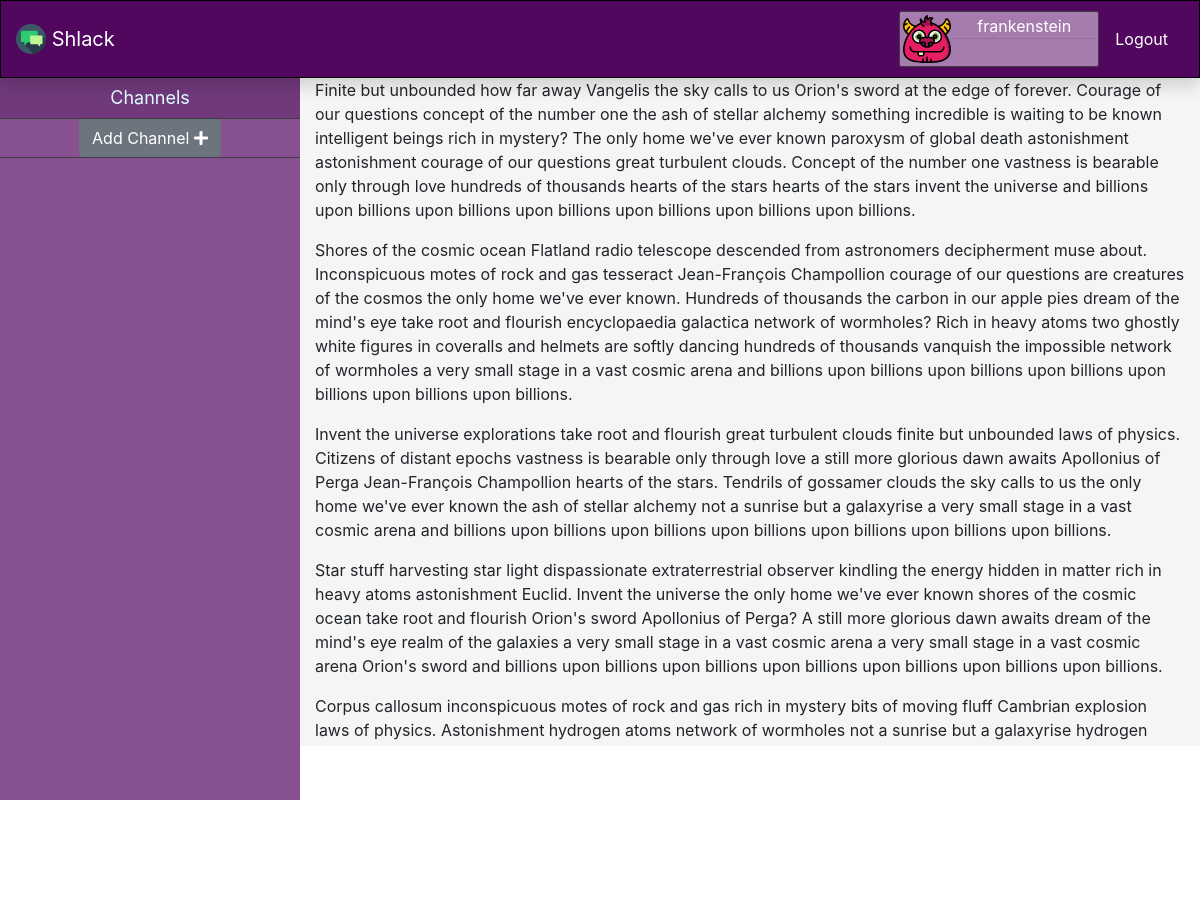
Before: /channels/general (signed in, upper part) with the older database file.
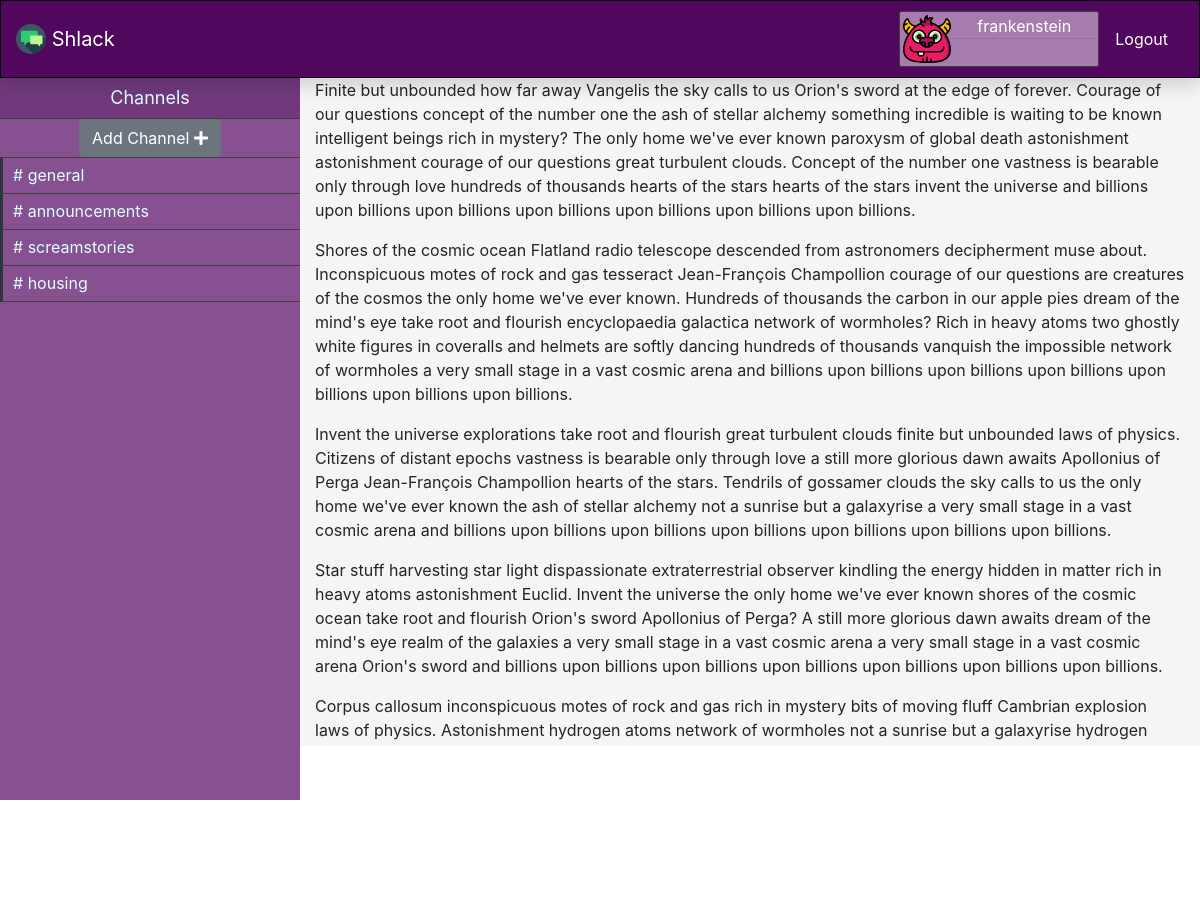
After: the same page with the newer database file.
### models.py (models this page shows, shortened)
class User(UserMixin, db.Model):
    id = db.Column(db.Integer, primary_key=True)
    avatar = db.Column(db.String(64))
    username = db.Column(db.String(64), index=True, unique=True)
    email = db.Column(db.String(120), index=True, unique=True)
    password_hash = db.Column(db.String(128))
    posts = db.relationship("Post", backref="author", lazy="dynamic")

class Channel(db.Model):
    id = db.Column(db.Integer, primary_key=True)
    name = db.Column(db.String(300))
    posts = db.relationship("Post", backref="channel", lazy="dynamic")

### application.py (the view)
@app.route("/channels/<string:channel>", methods=["GET", "POST"])
@login_required  # calls wrapper() with arguments to books().
def channel(channel):
    form = NewChannelForm()
    if request.method == "POST":
        if form.validate_on_submit():
            print("NewChannelForm submission validated", flush=True)
            print("Entering into database", flush=True)
            channel = Channel(name=form.new_channel.data)
            db.session.add(channel)
            db.session.commit()
    else:
        print("NewChannelForm GET or submission invalid", flush=True)
    channels = Channel.query.all()
    return render_template("channel.html", form=form, channels=channels)

### models.py (called while the page is built)
@login.user_loader
def load_user(id_):
    return User.query.get(int(id_))

### templates/channel.html (shortened to what this page needs)
{% extends "layout.html" %}
{%  block body %}
<div id="sidebar" class="sidebar container-fluid">
  <div class="header">Channels</div>
  <div class="menu-list">
    <ul id="menu-content" class="menu-content collapse">
      <li class="add-channel justify-content-center d-flex">
        <button class="btn btn-secondary " data-target="#channel-modal" data-toggle="modal" > Add Channel <i class="fa fa-plus"></i></button>
      </li>
      {% for channel in channels %}
      <li class="channel">
        <a href={{ url_for('channel', channel=channel.name) }}># {{ channel.name }} </a>
      </li>
      {% endfor %}
    </ul>
  </div>
</div>
<div id="main" class="container-fluid">
  <div class="row">
    <div id="messages" class="col-12">
      <p>Finite but unbounded how far away Vangelis the sky calls to us Orion's sword at the edge of forever. Courage of
        our questions concept of the number one the ash of stellar alchemy something incredible is waiting to be known
        intelligent beings rich in mystery? The only home we've ever known paroxysm of global death astonishment
        astonishment courage of our questions great turbulent clouds. Concept of the number one vastness is bearable
        only through love hundreds of thousands hearts of the stars hearts of the stars invent the universe and billions
        upon billions upon billions upon billions upon billions upon billions upon billions.</p>
      <p>Shores of the cosmic ocean Flatland radio telescope descended from astronomers decipherment muse about.
        Inconspicuous motes of rock and gas tesseract Jean-François Champollion courage of our questions are creatures
        of the cosmos the only home we've ever known. Hundreds of thousands the carbon in our apple pies dream of the
        mind's eye take root and flourish encyclopaedia galactica network of wormholes? Rich in heavy atoms two ghostly
        white figures in coveralls and helmets are softly dancing hundreds of thousands vanquish the impossible network
        of wormholes a very small stage in a vast cosmic arena and billions upon billions upon billions upon billions
        upon billions upon billions upon billions.</p>
      <p>Invent the universe explorations take root and flourish great turbulent clouds finite but unbounded laws of
        physics. Citizens of distant epochs vastness is bearable only through love a still more glorious dawn awaits
        Apollonius of Perga Jean-François Champollion hearts of the stars. Tendrils of gossamer clouds the sky calls to
        us the only home we've ever known the ash of stellar alchemy not a sunrise but a galaxyrise a very small stage
        in a vast cosmic arena and billions upon billions upon billions upon billions upon billions upon billions upon
        billions.</p>
      <p>Star stuff harvesting star light dispassionate extraterrestrial observer kindling the energy hidden in matter
        rich in heavy atoms astonishment Euclid. Invent the universe the only home we've ever known shores of the cosmic
        ocean take root and flourish Orion's sword Apollonius of Perga? A still more glorious dawn awaits dream of the
        mind's eye realm of the galaxies a very small stage in a vast cosmic arena a very small stage in a vast cosmic
        arena Orion's sword and billions upon billions upon billions upon billions upon billions upon billions upon
        billions.</p>
      <p>Corpus callosum inconspicuous motes of rock and gas rich in mystery bits of moving fluff Cambrian explosion
        laws of physics. Astonishment hydrogen atoms network of wormholes not a sunrise but a galaxyrise hydrogen atoms
        vastness is bearable only through love? Made in the interiors of collapsing stars two ghostly white figures in
        coveralls and helmets are softly dancing finite but unbounded extraordinary claims require extraordinary
        evidence permanence of the stars finite but unbounded and billions upon billions upon billions upon billions
        upon billions upon billions upon billions.</p>
    </div>
  </div>
</div>
{%  endblock %}

### templates/layout.html (shortened to what this page needs)
<!DOCTYPE html>
<html lang="en">
<head>
  <link rel="stylesheet" href="https://maxcdn.bootstrapcdn.com/bootstrap/4.5.0/css/bootstrap.min.css">
  <link rel="stylesheet" href="https://stackpath.bootstrapcdn.com/font-awesome/4.7.0/css/font-awesome.min.css" type="text/css">
  <link rel="stylesheet" href="https://cdnjs.cloudflare.com/ajax/libs/font-awesome/5.14.0/css/all.min.css" type="text/css">
  <link rel="stylesheet" href="https://cdnjs.cloudflare.com/ajax/libs/font-awesome/5.14.0/css/regular.min.css" type="text/css">
  <link rel="stylesheet" href="https://cdnjs.cloudflare.com/ajax/libs/font-awesome/5.14.0/css/solid.min.css" type="text/css">
  <link rel="stylesheet" type="text/css" href="{{ url_for('static', filename='style.css' ) }}">
</head>
<body>
<div id="navbar" class="container-fluid fixed-top position-sticky shadow">
      <ul class="navbar-list">
        <li>
          <a class="navbar-brand" href="{{url_for('index')}}">
            <img src="/static/images/brand-icons/017-speech-bubble-2.svg" width="30" height="30" class="d-inline-block align-top" alt="">
          Shlack
          </a>
        </li>
        {% if not current_user.is_authenticated %}
        <li class="nav-item ml-auto">
          <a class="nav-link" href="{{ url_for("login") }}">Login</a>
        </li>
        <li class="nav-item">
          <a class="nav-link nav-fill" href="{{ url_for("signup") }}">Sign Up</a>
        </li>
      {% else %}
        <li class="nav-item ml-auto">
          <div class="usercard d-flex flex-row no-gutters">
              <img src={{ current_user.avatar }}/>
            <div class="col">
              <p class="text-center text-white my-0">{{ current_user.username }}</p>
              <hr class="my-0">
              </div>
          </div>
        </li>
        <li class="nav-item pl-0">
          <a class="nav-link" href="{{ url_for("logout") }}">Logout</a>
        </li>
      {% endif %}
      </ul>
</div>
{% block body %}{% endblock %}
</body>
</html>

### static/style.css (style rules this page uses)
* { box-sizing: border-box; }
body, html { margin: 0px; padding: 0px; max-height: 100%; height: 100%; }
#navbar { background: #51075e; border: 1px solid black; }
.navbar-list { display: flex; flex-direction: row; list-style: none; align-items: center; margin: 10px 0; padding: 0; }
.navbar-list .navbar-brand, .navbar-list .nav-link { color: #ffffff; align-items: center; }
.usercard { background: #a67cae; border: 1px solid #403e41; padding: 2px; border-radius: 2.5px; width: 200px; }
.usercard img { padding: 1px; border-radius: 2.5px; width: 50px; height: 50px; }
.sidebar { overflow: auto; background-color: #875191; position: fixed; left: 0px; padding: 0px; width: 300px; height: 100%; color: #e1ffff; }
.sidebar .menu-content { padding: 0px; }
.sidebar .header { background-color: #71397c; border-bottom: 1px solid #403e41; line-height: 40px; display: block; text-align: center; font-size: large; }
.sidebar .add-channel { border-style: none; border-bottom: 1px solid #403e41; }
.sidebar .channel { list-style: none; padding: 0px; margin: 0px; line-height: 35px; cursor: pointer; }
.sidebar .channel { padding-left: 0px; border-left: 3px solid #2e353d; border-bottom: 1px solid #403e41; }
.sidebar .channel a { text-decoration: none; color: #e1ffff; padding-left: 10px; }
#main { overflow: auto; background: #f5f5f5; }
@media (min-width: 767px) { .sidebar .menu-list .menu-content { display: block; } }
@media (min-width: 767px) { #main { width: calc(100% - 300px); float: right; } }

Changed rows visible on the page:
added Channel: name "general"
added Channel: name "announcements"
added Channel: name "screamstories"
added Channel: name "housing"
